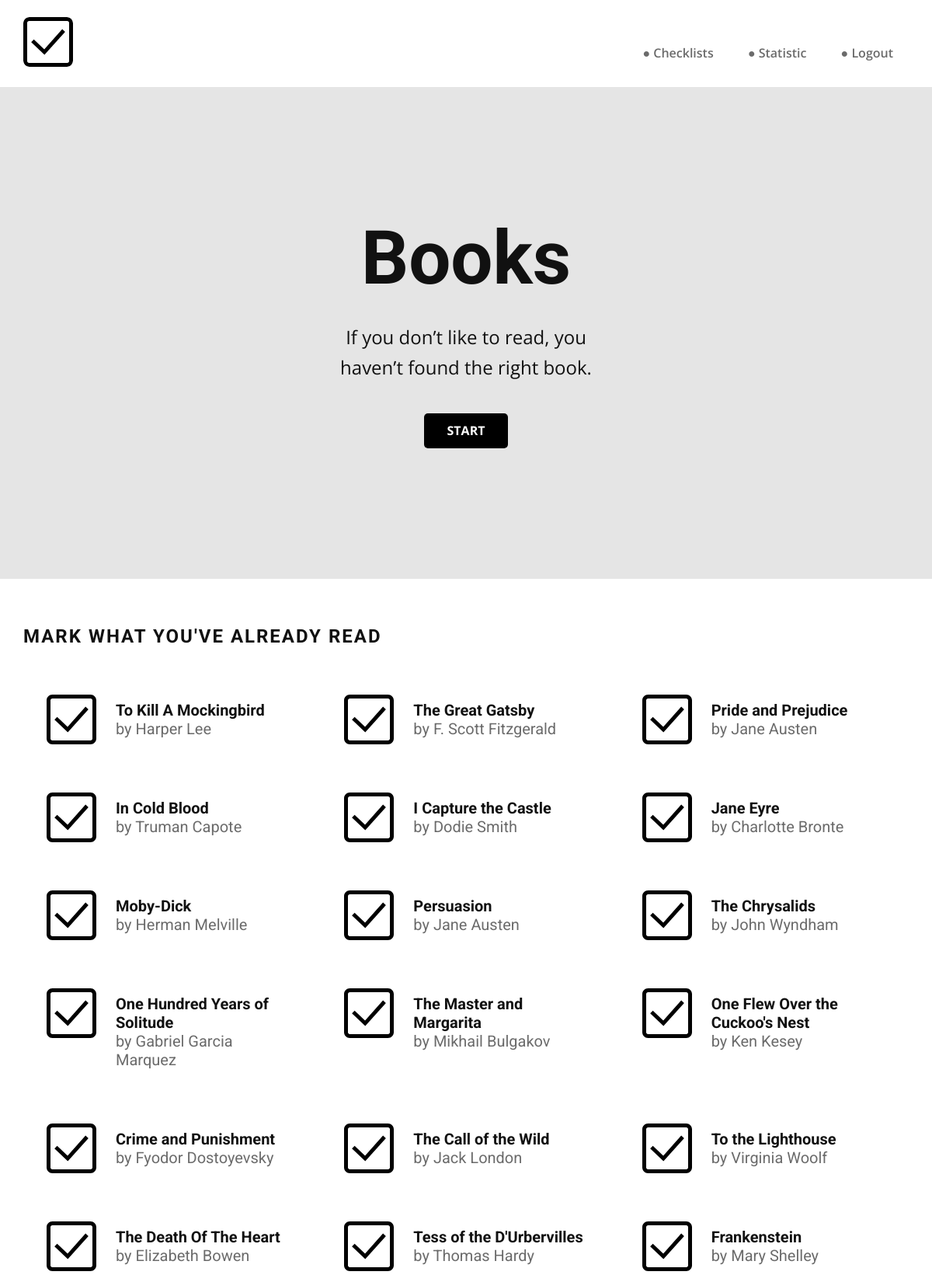
Screenshot of /checklists/books/ (signed in, upper part) with the database file from the repository.
### checklist/models.py (models this page shows, shortened)
class Book(models.Model):
    order = models.PositiveIntegerField(default=0)
    title = models.CharField(max_length=200)
    author = models.ManyToManyField(Author)
    genre = models.ManyToManyField(B_Genre, blank=True)
    class Meta(object):
        ordering = ['order']
    def display_author(self):
        return ', '.join(author.name for author in self.author.all())
    def display_genre(self):
        return ', '.join(genre.genre for genre in self.genre.all()[:3])
    display_author.short_description = 'Author'
    display_genre.short_description = 'Genre'

class Author(models.Model):
    name = models.CharField(max_length=100)
    class Meta(object):
        ordering = ['name']
    def __str__(self):
        return self.name

### checklist/views.py (the view)
# urls.py: path('books/', login_required(views.BookListView.as_view()), name='books'),
class BookListView(generic.ListView):
    model = Book
    template_name = 'Books_checklist.html'

### checklist/templatetags/tags.py (called while the page is built)
@register.simple_tag
def is_marked(object, user):
    return user in [item.user for item in object.choice_set.all()]

@register.simple_tag
def is_all_read(user):
    return views.is_all_read(user)

### checklist/views.py (called while the page is built)
def count_all_obj(model):
    return model.objects.all().count()

def is_all_read(l_user):
    num_books = count_all_obj(Book)
    user_num_books = l_user.choice.books.all().count()
    return num_books == user_num_books

### checklist/templates/Books_checklist.html (shortened to what this page needs)
{% extends "base_generic.html" %}
{% load static %}
{% load tags %}
{% block details %}
    <link rel="stylesheet" href="{% static 'Books.css' %}" media="screen">
{% endblock %}
{% block content %}
  <section class="u-align-center u-clearfix u-grey-10 u-section-1" src="" id="sec-889b">
      <div class="u-clearfix u-sheet u-valign-middle u-sheet-1">
          <h1 class="u-text u-title u-text-1">Books</h1>
          <p class="u-large-text u-text u-text-variant u-text-2">
            If you don’t like to read, you<br>haven’t found the right book.
          </p>
          <a href="#checklist" class="u-black u-btn u-btn-round u-button-style u-radius-5 u-btn-1">START</a>
      </div>
  </section>
  <section class="u-align-left u-clearfix u-section-2" id="carousel_4e2f">
      <div class="u-clearfix u-sheet u-valign-middle u-sheet-1">
      <h5 class="u-text u-text-1">mark WHAT YOU'VE already READ</h5>
      {% if book_list %}
          <div class="u-expanded-width u-list u-repeater u-list-1">
              {% for book in book_list %}
                  <div class="u-align-left u-container-style u-list-item u-repeater-item">
                      {% is_marked book user as is_book_read_by_user %}
                      <div class="u-container-layout u-similar-container u-container-layout-1 book-click chcklist-el" data-read={{ is_book_read_by_user }} data-book={{ book.id }} style="cursor:pointer;">
                          <span class="u-icon u-text-black u-icon-1 book-read" {% if not is_book_read_by_user %} style="display:none" {% endif %}>
                              <img src="{% static 'images/checkbox.svg' %}" class="u-svg-link" preserveAspectRatio="xMidYMin slice" viewBox="0 0 512.001 512.001" style="">
                          </span>
                          <h5 class="u-text u-text-4">{{ book.title }}<br><span style="color: #6b6b6b; font-weight: normal;">by {{book.author.all|join:", "}}</span></h5>
                      </div>
                  </div>
              {% endfor %}
          </div>
      {% else %}
          <p>There are no books in the list.</p>
      {% endif %}
  </section>
  {% is_all_read user as is_all_read_by_user %}
{% endblock %}

### checklist/templates/base_generic.html (shortened to what this page needs)
<!DOCTYPE html>
<html style="font-size: 16px;">
  <head>
    {% load static %}
    <link rel="stylesheet" href="{% static 'nicepage.css' %}" media="screen">
    {% block details %}{% endblock %}
  </head>
  <body class="u-body">
    {% block header %}
      <header class="u-clearfix u-header u-header" id="sec-2e38"><div class="u-clearfix u-sheet u-sheet-1">
        <a href="http://127.0.0.1:8000/checklists/" class="u-image u-logo u-image-1" data-image-width="512" data-image-height="512">
          <img src="{% static 'images/checkbox.svg' %}" class="u-logo-image u-logo-image-1 logo-checkbox" data-image-width="64">
        </a>
        <nav class="u-menu u-menu-dropdown u-offcanvas u-menu-1">
          <div class="u-custom-menu u-nav-container">
            <ul class="u-nav u-unstyled u-nav-1">
              <li class="u-nav-item menu-item">
                <a class="u-button-style u-nav-link u-text-active-palette-1-base u-text-hover-palette-2-base" href="http://127.0.0.1:8000/checklists/" style="padding: 10px 20px; vertical-align: middle;">● Checklists</a>
              </li>
              <li class="u-nav-item menu-item">
                <a class="u-button-style u-nav-link u-text-active-palette-1-base u-text-hover-palette-2-base" href="http://127.0.0.1:8000/checklists/stats/" style="padding: 10px 20px;">● Statistic</a>
              </li>
              <li class="u-nav-item menu-item">
                {% if user.is_authenticated %}
                  <a class="u-button-style u-nav-link u-text-active-palette-1-base u-text-hover-palette-2-base logout" href="http://127.0.0.1:8000/accounts/logout/" style="padding: 10px 20px;">● Logout</a>
                {% else %}
                  <a class="u-button-style u-nav-link u-text-active-palette-1-base u-text-hover-palette-2-base login" href="http://127.0.0.1:8000/accounts/login/" style="padding: 10px 20px;">☀ Login</a>
                {% endif %}
              </li>
            </ul>
          </div>
        </nav>
      </div></header>
    {% endblock %}
    {% block content %}
    {% endblock %}
  </body>
</html>

### checklist/static/Books.css (style rules this page uses)
.u-section-1 { background-image: none; }
.u-section-1 .u-sheet-1 { min-height: 633px; }
.u-section-1 .u-text-1 { font-size: 6rem; font-weight: 700; width: 448px; margin: 60px auto 0; }
.u-section-1 .u-text-2 { font-size: 24px; margin: 30px 56px 0; }
.u-section-1 .u-btn-1 { background-image: none; text-transform: uppercase; font-weight: 700; border-style: none; margin: 40px auto 60px; }
.u-section-2 .u-sheet-1 { min-height: 430px; }
.u-section-2 .u-text-1 { text-transform: uppercase; font-weight: 700; font-size: 1.5rem; letter-spacing: 2px; margin: 60px 570px 0 0; }
.u-section-2 .u-list-1 { margin-top: 30px; margin-bottom: 59px; min-height: 255px; grid-template-columns: calc(33.3333% - 6.66667px) calc(33.3333% - 6.66667px) calc(33.3333% - 6.66667px); grid-gap: 10px 10px; }
.u-section-2 .u-container-layout-1 { padding: 30px; }
.u-section-2 .u-icon-1 { height: 64px; width: 64px; margin: 0 auto 0 0; }
.u-section-2 .u-text-4 { font-weight: 700; margin: -56px 0 0 89px; }

### rows the page displays
Book: title "To Kill A Mockingbird", author.all "Harper Lee"
Book: title "The Great Gatsby", author.all "F. Scott Fitzgerald"
Book: title "Pride and Prejudice", author.all "Jane Austen"
Book: title "In Cold Blood", author.all "Truman Capote"
Book: title "I Capture the Castle", author.all "Dodie Smith"
Book: title "Jane Eyre", author.all "Charlotte Bronte"
Book: title "Moby-Dick", author.all "Herman Melville"
Book: title "Persuasion", author.all "Jane Austen"
Book: title "The Chrysalids", author.all "John Wyndham"
Book: title "One Hundred Years of Solitude", author.all "Gabriel Garcia Marquez"
Book: title "The Master and Margarita", author.all "Mikhail Bulgakov"
Book: title "One Flew Over the Cuckoo's Nest", author.all "Ken Kesey"
Book: title "Crime and Punishment", author.all "Fyodor Dostoyevsky"
Book: title "The Call of the Wild", author.all "Jack London"
Book: title "To the Lighthouse", author.all "Virginia Woolf"
Book: title "The Death Of The Heart", author.all "Elizabeth Bowen"
Book: title "Tess of the D'Urbervilles", author.all "Thomas Hardy"
Book: title "Frankenstein", author.all "Mary Shelley"
